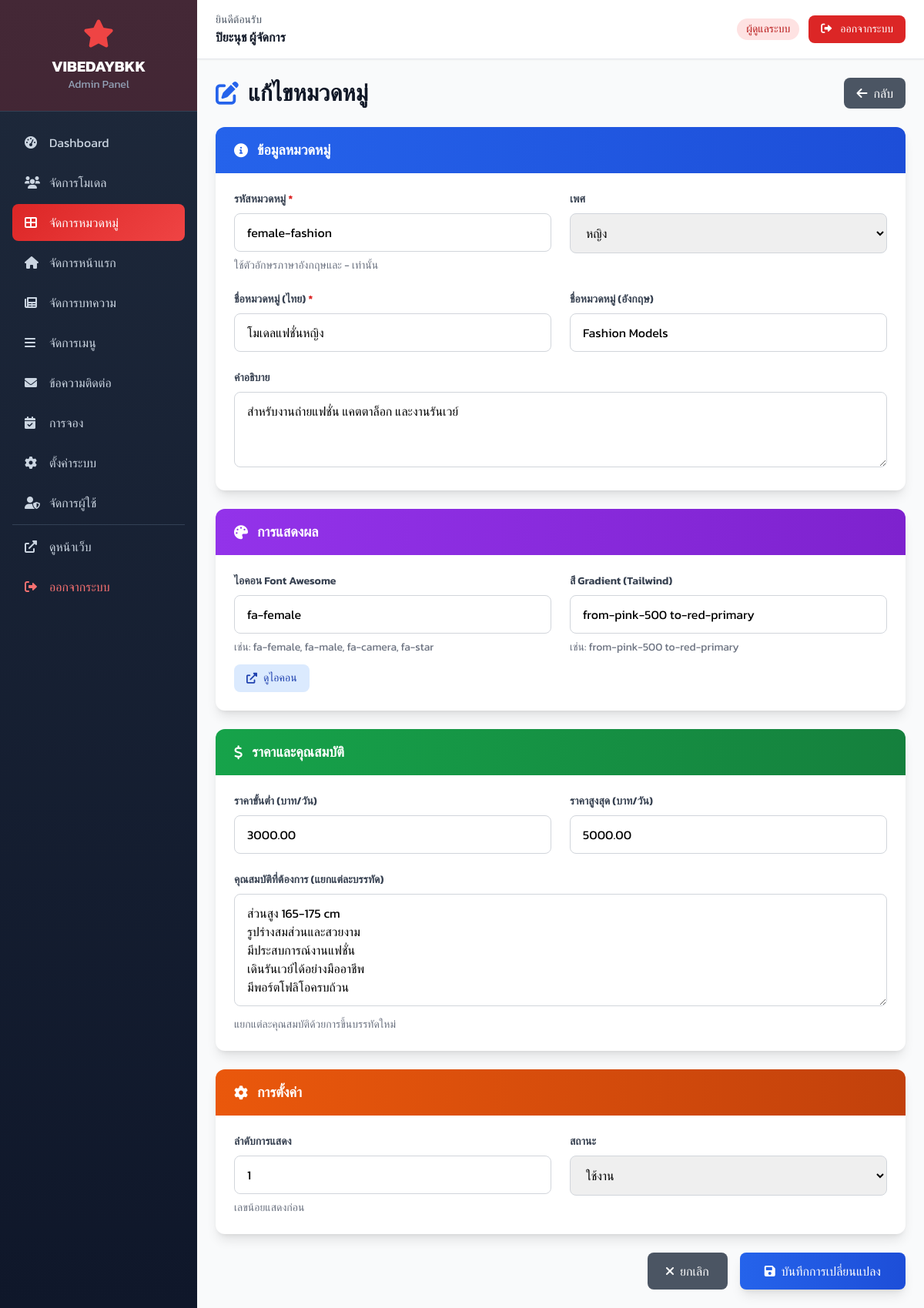
/admin/categories/edit.php?id=1 (signed in), run on the app's committed database.
### tables this page shows
CREATE TABLE IF NOT EXISTS categories (
    id INT AUTO_INCREMENT PRIMARY KEY,
    code VARCHAR(50) NOT NULL UNIQUE,
    name VARCHAR(100) NOT NULL,
    name_en VARCHAR(100),
    description TEXT,
    icon VARCHAR(50),
    color VARCHAR(50),
    gender ENUM('female', 'male', 'all') DEFAULT 'all',
    price_min DECIMAL(10,2),
    price_max DECIMAL(10,2),
    sort_order INT DEFAULT 0,
    status ENUM('active', 'inactive') DEFAULT 'active',
    created_at TIMESTAMP DEFAULT CURRENT_TIMESTAMP,
    updated_at TIMESTAMP DEFAULT CURRENT_TIMESTAMP ON UPDATE CURRENT_TIMESTAMP
);

### includes/functions.php (called while the page is built, shortened)
<?php
function db_query($conn, $sql) {
    $result = $conn->query($sql);
    return $result;
}
function db_get_row($conn, $sql) {
    $result = db_query($conn, $sql);
    if ($result && $result->num_rows > 0) {
        return $result->fetch_assoc();
    }
    return null;
}
function db_get_rows($conn, $sql) {
    $result = db_query($conn, $sql);
    $rows = [];
    if ($result && $result->num_rows > 0) {
        while ($row = $result->fetch_assoc()) {
            $rows[] = $row;
        }
    }
    return $rows;
}
function get_category($conn, $id) {
    $id = (int)$id;
    $sql = "SELECT * FROM categories WHERE id = {$id}";
    return db_get_row($conn, $sql);
}
?>

### admin/categories/edit.php (the view, shortened to what this page needs)
<?php
require_once '../../includes/config.php';
$category_id = isset($_GET['id']) ? (int)$_GET['id'] : 0;
$category = get_category($conn, $category_id);
$requirements = db_get_rows($conn, "SELECT * FROM model_requirements WHERE category_id = {$category_id} ORDER BY sort_order ASC");
$requirements_text = implode("\n", array_column($requirements, 'requirement'));
include '../includes/header.php';
?>
<div class="flex items-center justify-between mb-6">
    <h2 class="text-3xl font-bold text-gray-900 flex items-center">
        <i class="fas fa-edit mr-3 text-blue-600"></i>แก้ไขหมวดหมู่
    </h2>
    <a href="index.php" class="inline-flex items-center px-4 py-2 bg-gray-600 hover:bg-gray-700 text-white rounded-lg transition-colors duration-200 font-medium">
        <i class="fas fa-arrow-left mr-2"></i>กลับ
    </a>
</div>
<form method="POST">
    <div class="bg-white rounded-xl shadow-lg overflow-hidden mb-6">
        <div class="bg-gradient-to-r from-blue-600 to-blue-700 px-6 py-4">
            <h5 class="text-white text-lg font-semibold flex items-center">
                <i class="fas fa-info-circle mr-3"></i>ข้อมูลหมวดหมู่
            </h5>
        </div>
        <div class="p-6 space-y-6">
            <div class="grid grid-cols-1 md:grid-cols-2 gap-6">
                <div>
                    <label class="block text-sm font-semibold text-gray-700 mb-2">
                        รหัสหมวดหมู่ <span class="text-red-600">*</span>
                    </label>
                    <input type="text" name="code" required placeholder="female-fashion" value="<?php echo htmlspecialchars($category['code']); ?>"
                           class="w-full px-4 py-3 border border-gray-300 rounded-lg focus:ring-2 focus:ring-blue-500 focus:border-blue-500 transition-all duration-200">
                    <p class="text-sm text-gray-500 mt-2">ใช้ตัวอักษรภาษาอังกฤษและ - เท่านั้น</p>
                </div>
                <div>
                    <label class="block text-sm font-semibold text-gray-700 mb-2">เพศ</label>
                    <select name="gender"
                            class="w-full px-4 py-3 border border-gray-300 rounded-lg focus:ring-2 focus:ring-blue-500 focus:border-blue-500 transition-all duration-200">
                        <option value="female" <?php echo $category['gender'] == 'female' ? 'selected' : ''; ?>>หญิง</option>
                    </select>
                </div>
            </div>
            <div class="grid grid-cols-1 md:grid-cols-2 gap-6">
                <div>
                    <label class="block text-sm font-semibold text-gray-700 mb-2">
                        ชื่อหมวดหมู่ (ไทย) <span class="text-red-600">*</span>
                    </label>
                    <input type="text" name="name" required value="<?php echo htmlspecialchars($category['name']); ?>"
                           class="w-full px-4 py-3 border border-gray-300 rounded-lg focus:ring-2 focus:ring-blue-500 focus:border-blue-500 transition-all duration-200">
                </div>
                <div>
                    <label class="block text-sm font-semibold text-gray-700 mb-2">ชื่อหมวดหมู่ (อังกฤษ)</label>
                    <input type="text" name="name_en" placeholder="Fashion Models" value="<?php echo htmlspecialchars($category['name_en']); ?>"
                           class="w-full px-4 py-3 border border-gray-300 rounded-lg focus:ring-2 focus:ring-blue-500 focus:border-blue-500 transition-all duration-200">
                </div>
            </div>
            <div>
                <label class="block text-sm font-semibold text-gray-700 mb-2">คำอธิบาย</label>
                <textarea name="description" rows="3"
                          class="w-full px-4 py-3 border border-gray-300 rounded-lg focus:ring-2 focus:ring-blue-500 focus:border-blue-500 transition-all duration-200"><?php echo htmlspecialchars($category['description']); ?></textarea>
            </div>
        </div>
    </div>
    <div class="bg-white rounded-xl shadow-lg overflow-hidden mb-6">
        <div class="bg-gradient-to-r from-purple-600 to-purple-700 px-6 py-4">
            <h5 class="text-white text-lg font-semibold flex items-center">
                <i class="fas fa-palette mr-3"></i>การแสดงผล
            </h5>
        </div>
        <div class="p-6 space-y-6">
            <div class="grid grid-cols-1 md:grid-cols-2 gap-6">
                <div>
                    <label class="block text-sm font-semibold text-gray-700 mb-2">ไอคอน Font Awesome</label>
                    <input type="text" name="icon" placeholder="fa-female" value="<?php echo htmlspecialchars($category['icon']); ?>"
                           class="w-full px-4 py-3 border border-gray-300 rounded-lg focus:ring-2 focus:ring-purple-500 focus:border-purple-500 transition-all duration-200">
                    <p class="text-sm text-gray-500 mt-2">เช่น: fa-female, fa-male, fa-camera, fa-star</p>
                    <div class="mt-3">
                        <a href="https://fontawesome.com/icons" target="_blank"
                           class="inline-flex items-center px-4 py-2 bg-blue-100 hover:bg-blue-200 text-blue-800 rounded-lg transition-colors duration-200 text-sm font-medium">
                            <i class="fas fa-external-link-alt mr-2"></i>ดูไอคอน
                        </a>
                    </div>
                </div>
                <div>
                    <label class="block text-sm font-semibold text-gray-700 mb-2">สี Gradient (Tailwind)</label>
                    <input type="text" name="color" placeholder="from-pink-500 to-red-primary" value="<?php echo htmlspecialchars($category['color']); ?>"
                           class="w-full px-4 py-3 border border-gray-300 rounded-lg focus:ring-2 focus:ring-purple-500 focus:border-purple-500 transition-all duration-200">
                    <p class="text-sm text-gray-500 mt-2">เช่น: from-pink-500 to-red-primary</p>
                </div>
            </div>
        </div>
    </div>
    <div class="bg-white rounded-xl shadow-lg overflow-hidden mb-6">
        <div class="bg-gradient-to-r from-green-600 to-green-700 px-6 py-4">
            <h5 class="text-white text-lg font-semibold flex items-center">
                <i class="fas fa-dollar-sign mr-3"></i>ราคาและคุณสมบัติ
            </h5>
        </div>
        <div class="p-6 space-y-6">
            <div class="grid grid-cols-1 md:grid-cols-2 gap-6">
                <div>
                    <label class="block text-sm font-semibold text-gray-700 mb-2">ราคาขั้นต่ำ (บาท/วัน)</label>
                    <input type="number" name="price_min" step="100" placeholder="3000" value="<?php echo $category['price_min']; ?>"
                           class="w-full px-4 py-3 border border-gray-300 rounded-lg focus:ring-2 focus:ring-green-500 focus:border-green-500 transition-all duration-200">
                </div>
                <div>
                    <label class="block text-sm font-semibold text-gray-700 mb-2">ราคาสูงสุด (บาท/วัน)</label>
                    <input type="number" name="price_max" step="100" placeholder="5000" value="<?php echo $category['price_max']; ?>"
                           class="w-full px-4 py-3 border border-gray-300 rounded-lg focus:ring-2 focus:ring-green-500 focus:border-green-500 transition-all duration-200">
                </div>
            </div>
            <div>
                <label class="block text-sm font-semibold text-gray-700 mb-2">คุณสมบัติที่ต้องการ (แยกแต่ละบรรทัด)</label>
                <textarea name="requirements" rows="5" placeholder="ส่วนสูง 165-175 cm&#10;รูปร่างสมส่วน&#10;มีประสบการณ์"
                          class="w-full px-4 py-3 border border-gray-300 rounded-lg focus:ring-2 focus:ring-green-500 focus:border-green-500 transition-all duration-200"><?php echo htmlspecialchars($requirements_text); ?></textarea>
                <p class="text-sm text-gray-500 mt-2">แยกแต่ละคุณสมบัติด้วยการขึ้นบรรทัดใหม่</p>
            </div>
        </div>
    </div>
    <div class="bg-white rounded-xl shadow-lg overflow-hidden mb-6">
        <div class="bg-gradient-to-r from-orange-600 to-orange-700 px-6 py-4">
            <h5 class="text-white text-lg font-semibold flex items-center">
                <i class="fas fa-cog mr-3"></i>การตั้งค่า
            </h5>
        </div>
        <div class="p-6">
            <div class="grid grid-cols-1 md:grid-cols-2 gap-6">
                <div>
                    <label class="block text-sm font-semibold text-gray-700 mb-2">ลำดับการแสดง</label>
                    <input type="number" name="sort_order" value="<?php echo $category['sort_order']; ?>"
                           class="w-full px-4 py-3 border border-gray-300 rounded-lg focus:ring-2 focus:ring-orange-500 focus:border-orange-500 transition-all duration-200">
                    <p class="text-sm text-gray-500 mt-2">เลขน้อยแสดงก่อน</p>
                </div>
                <div>
                    <label class="block text-sm font-semibold text-gray-700 mb-2">สถานะ</label>
                    <select name="status"
                            class="w-full px-4 py-3 border border-gray-300 rounded-lg focus:ring-2 focus:ring-orange-500 focus:border-orange-500 transition-all duration-200">
                        <option value="active" <?php echo $category['status'] == 'active' ? 'selected' : ''; ?>>ใช้งาน</option>
                    </select>
                </div>
            </div>
        </div>
    </div>
    <div class="flex justify-end space-x-4">
        <a href="index.php"
           class="inline-flex items-center px-6 py-3 bg-gray-600 hover:bg-gray-700 text-white rounded-lg transition-colors duration-200 font-medium">
            <i class="fas fa-times mr-2"></i>ยกเลิก
        </a>
        <button type="submit"
                class="inline-flex items-center px-8 py-3 bg-gradient-to-r from-blue-600 to-blue-700 hover:from-blue-700 hover:to-blue-800 text-white rounded-lg shadow-lg hover:shadow-xl transition-all duration-200 font-medium">
            <i class="fas fa-save mr-2"></i>บันทึกการเปลี่ยนแปลง
        </button>
    </div>
</form>
<?php include '../includes/footer.php'; ?>

### admin/includes/header.php (style rules this page uses)
body { font-family: 'Kanit', sans-serif; }

### data on the page
categories: code "female-fashion", gender "หญิง", name "โมเดลแฟชั่นหญิง", name_en "Fashion Models", description "สำหรับงานถ่ายแฟชั่น แคตตาล็อก และงานรันเวย์", icon "fa-female", color "from-pink-500 to-red-primary", price_min "3000.00", price_max "5000.00", sort_order "1", status "ใช้งาน"

### other printed values
$full_name "ปิยะนุช ผู้จัดการ"
